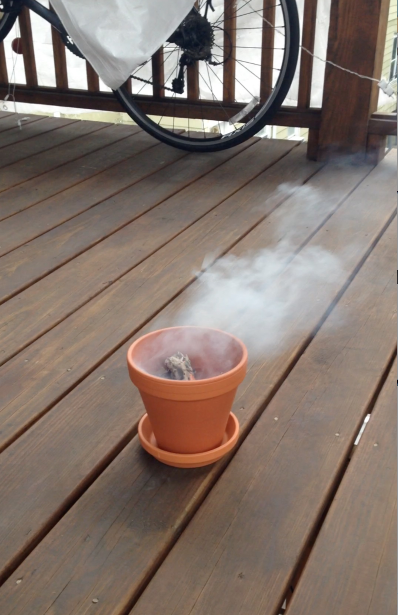
#> input picture data/smoke1.jpeg, 796 x 1230 px (shown at 1/2 size); its folder holds 4 pictures in this run
$ python Canny.py   (Python 2 division)
#> lines starting #> are read from the running program, lines starting #| are printed output that depends on the picture
import cv2
import numpy as np
import matplotlib.pyplot as plt

for fname in ['smoke1','smoke2','smoke3','smoke4']:
	# Load image and convert to black and white, make type=float32
	img = cv2.imread('data/%s.jpeg' % fname, 0)
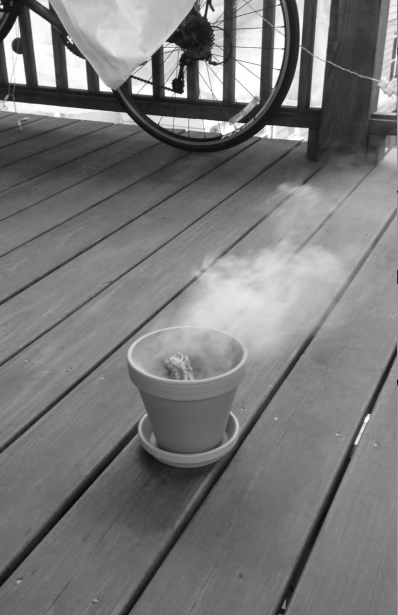
#> img: shape (1230, 796) (shown at 1/2 size); min 0, max 255, mean 119.8
	H = img.shape[0]
#> H = 1230
	W = img.shape[1]
#> W = 796
	for var1 in [50,100,200]:
		for var2 in [50,100,200]:
			# Find Canny edges
			edges = cv2.Canny(img,var1,var2)
			print edges.shape
			print np.sum(edges)
			print np.max(edges)
			# Plot results
			plt.subplot(121), plt.imshow(img,cmap = 'gray')
			plt.title('Original'), plt.xticks([]), plt.yticks([])
			plt.subplot(122), plt.imshow(edges,cmap = 'gray')
			plt.title('Edges with %d and %d' % (var1, var2))
			plt.xticks([]), plt.yticks([])
			plt.show()
#> this loop made 3 passes
#> pass 1, `plt.show()`:
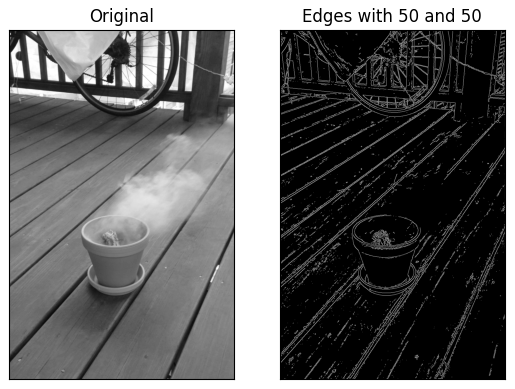
#> figure drawn by matplotlib, 2 panels
#> pass 1, `plt.show()`:
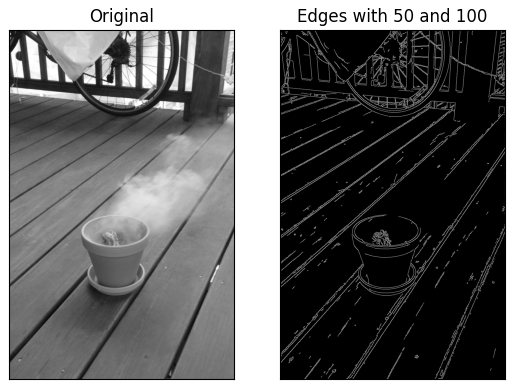
#> figure drawn by matplotlib, 2 panels
#> pass 1, `plt.show()`:
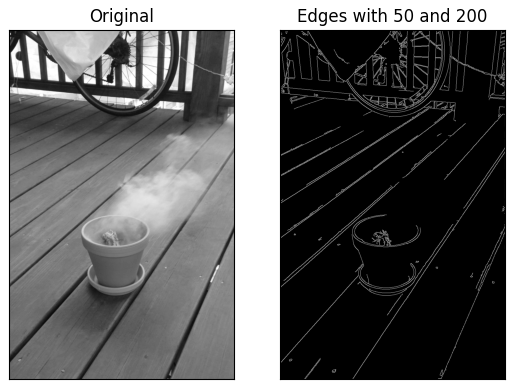
#> figure drawn by matplotlib, 2 panels
#> pass 2, `plt.show()`:
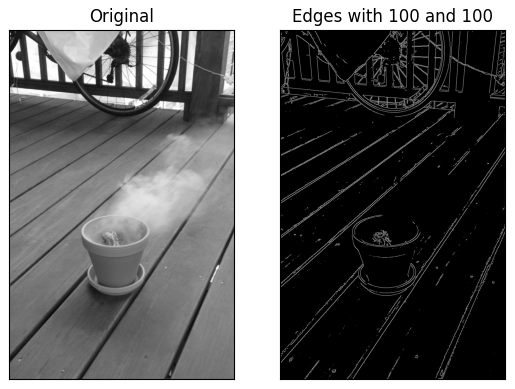
#> figure drawn by matplotlib, 2 panels
#> pass 2 of the loop `for fname in ['smoke1','smoke2','smoke3','smoke4']:`:
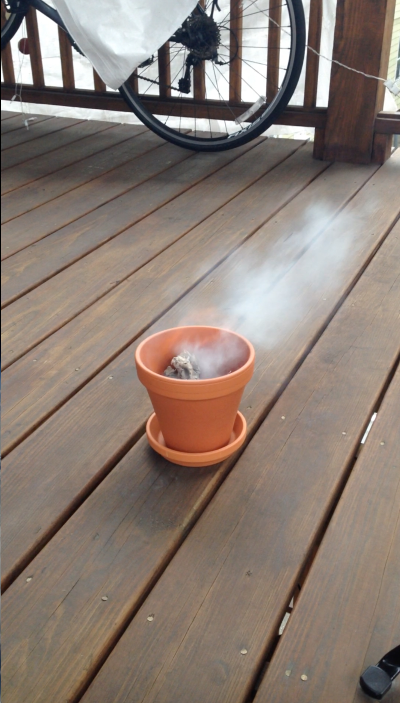
#> input picture data/smoke2.jpeg, 800 x 1406 px (shown at 1/2 size)
#> `img = cv2.imread('data/%s.jpeg' % fname, 0)`:
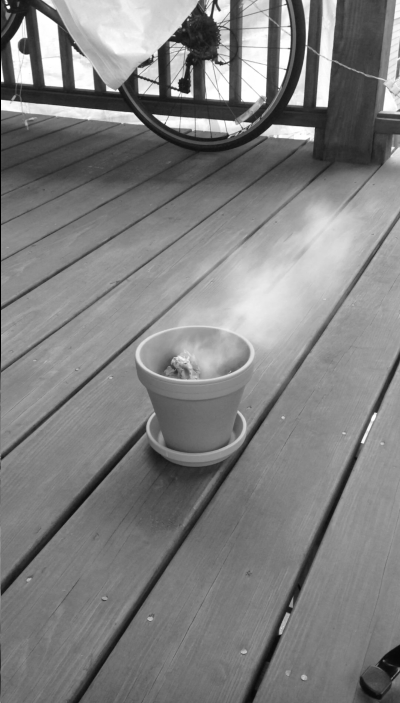
#> img: shape (1406, 800) (shown at 1/2 size); min 0, max 255, mean 127.3
#> the loop `for var1 in [50,100,200]:` made 3 passes
#> (printed output is left out)
#> pass 1, `plt.show()`:
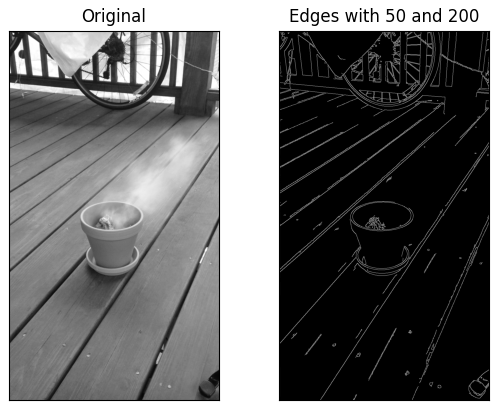
#> figure drawn by matplotlib, 2 panels
#> pass 3 of the loop `for fname in ['smoke1','smoke2','smoke3','smoke4']:`:
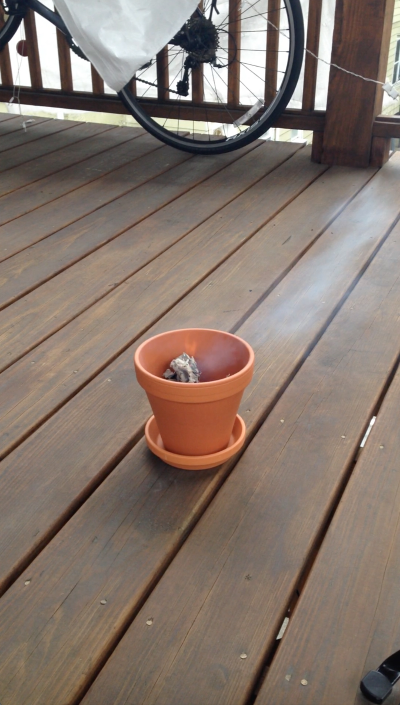
#> input picture data/smoke3.jpeg, 800 x 1410 px (shown at 1/2 size)
#> `img = cv2.imread('data/%s.jpeg' % fname, 0)`:
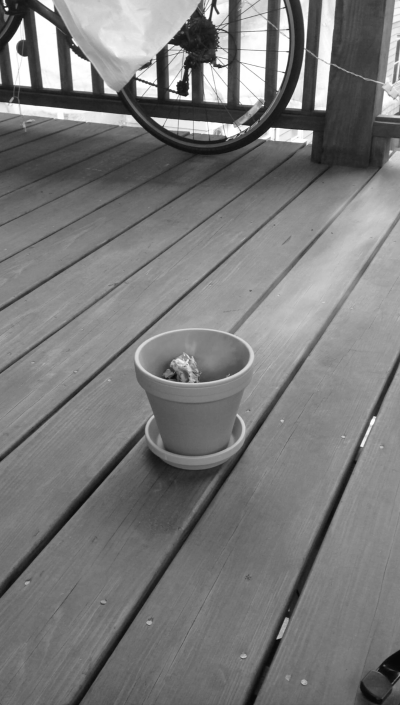
#> img: shape (1410, 800) (shown at 1/2 size); min 5, max 255, mean 121
#> the loop `for var1 in [50,100,200]:` made 3 passes
#> (printed output is left out)
#> pass 2, `plt.show()`:
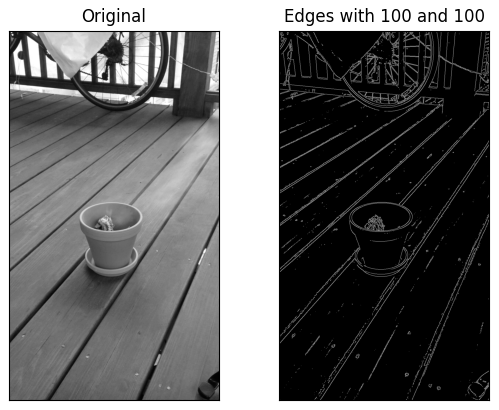
#> figure drawn by matplotlib, 2 panels
#> the loop made 4 passes; the first 3 are shown
